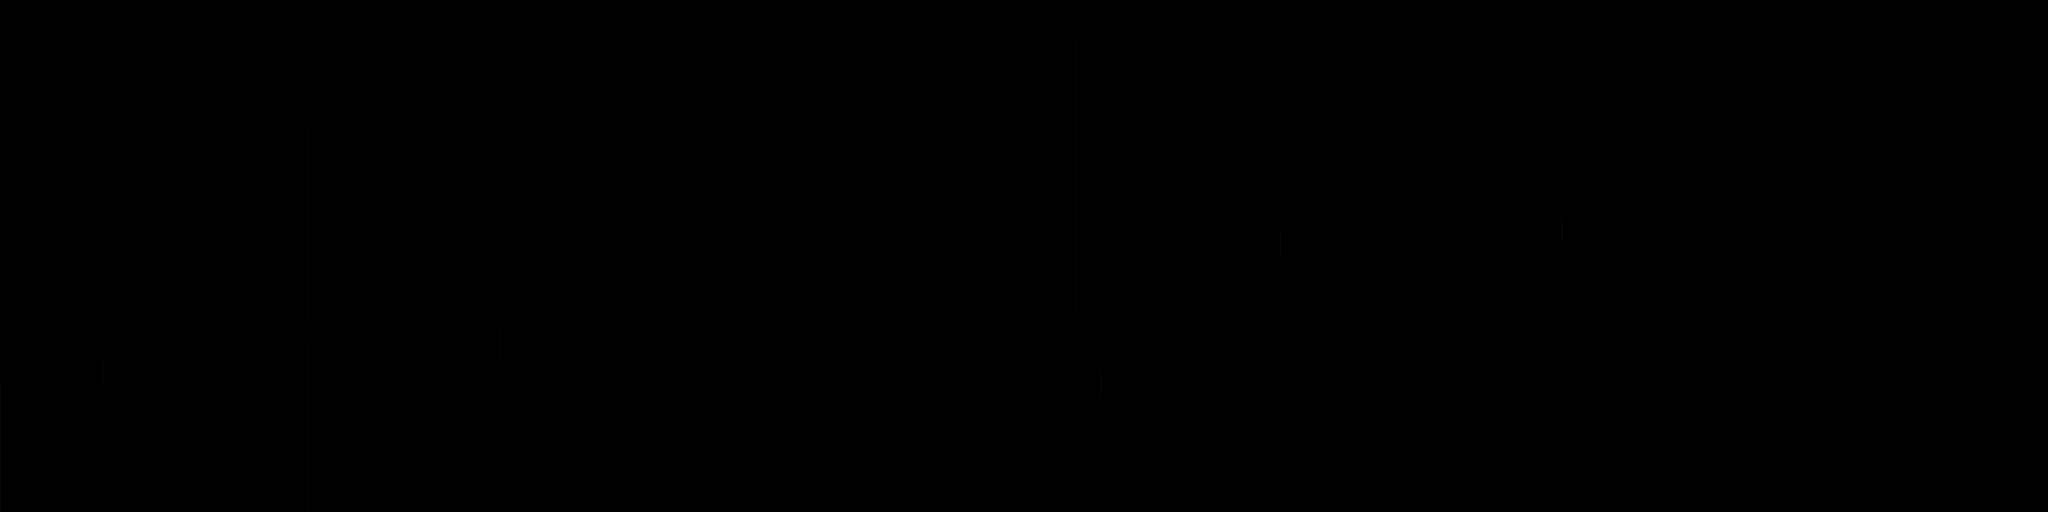

The image is a tile-based game level rendered from a .tmx file. Its description and source (layers, tilesets, objects; grid data summarised) follow:
An orthogonal 160x40 tile map with 50x50 px tiles, 2 tile layers (Walls, Spikes), 17 tilesets and 41 objects (ground, ninja, portal).

<map version="1.0" orientation="orthogonal" renderorder="right-down" width="160" height="40" tilewidth="50" tileheight="50" nextobjectid="174">
 <tileset firstgid="1" name="plataforma3" tilewidth="400" tileheight="600">
  <image source="plataforma3.png" width="1320" height="1836" />
  <tile id="0">
   <properties>
    <property name="wall" value="1" />
   </properties>
  </tile>
 </tileset>
 <tileset firstgid="10" name="plataforma3" tilewidth="200" tileheight="500">
  <image source="plataforma3.png" width="1320" height="1836" />
  <tile id="0">
   <properties>
    <property name="wall" value="1" />
   </properties>
  </tile>
 </tileset>
 <tileset firstgid="28" name="plataforma3" tilewidth="250" tileheight="250">
  <image source="plataforma3.png" width="1320" height="1836" />
  <tile id="0">
   <properties>
    <property name="wall" value="1" />
   </properties>
  </tile>
 </tileset>
 <tileset firstgid="63" name="plataforma_movel_horozontal" tilewidth="250" tileheight="100">
  <image source="plataforma3.png" width="1320" height="1836" />
  <tile id="0">
   <properties>
    <property name="direction" value="1" />
    <property name="isMoveable" value="7" />
    <property name="speed" value="1" />
    <property name="wall" value="1" />
   </properties>
  </tile>
 </tileset>
 <tileset firstgid="153" name="plataforma_movel_horizontal" tilewidth="250" tileheight="100">
  <image source="plataforma3.png" width="1320" height="1836" />
  <tile id="0">
   <properties>
    <property name="direction" value="2" />
    <property name="isMoveable" value="7" />
    <property name="speed" value="1" />
    <property name="wall" value="1" />
   </properties>
  </tile>
 </tileset>
 <tileset firstgid="243" name="plataforma_movel_vertical" tilewidth="100" tileheight="250">
  <image source="plataforma3.png" width="1320" height="1836" />
  <tile id="0">
   <properties>
    <property name="direction" value="4" />
    <property name="isMoveable" value="7" />
    <property name="speed" value="1" />
    <property name="wall" value="1" />
   </properties>
  </tile>
 </tileset>
 <tileset firstgid="334" name="plataforma3" tilewidth="100" tileheight="250">
  <image source="plataforma3.png" width="1320" height="1836" />
  <tile id="0">
   <properties>
    <property name="direction" value="3" />
    <property name="isMoveable" value="7" />
    <property name="speed" value="1" />
    <property name="wall" value="1" />
   </properties>
  </tile>
 </tileset>
 <tileset firstgid="425" name="plataformaGandeMovel" tilewidth="200" tileheight="750">
  <image source="plataforma3.png" width="1320" height="1836" />
  <tile id="0">
   <properties>
    <property name="direction" value="3" />
    <property name="isMoveable" value="7" />
    <property name="speed" value="1" />
    <property name="wall" value="1" />
   </properties>
  </tile>
  <tile id="1">
   <properties>
    <property name="direction" value="3" />
    <property name="isMoveable" value="7" />
    <property name="speed" value="1" />
    <property name="wall" value="1" />
   </properties>
  </tile>
 </tileset>
 <tileset firstgid="437" name="espinho_tile" tilewidth="50" tileheight="50">
  <image source="espinho_tile.png" width="50" height="50" />
  <tile id="0">
   <properties>
    <property name="spike" value="0" />
   </properties>
  </tile>
 </tileset>
 <tileset firstgid="438" name="espinho_tile_direito" tilewidth="50" tileheight="50">
  <image source="espinho_tile_direito.png" width="50" height="50" />
  <tile id="0">
   <properties>
    <property name="spike" value="1" />
   </properties>
  </tile>
 </tileset>
 <tileset firstgid="439" name="espinho_tile_invertido" tilewidth="50" tileheight="50">
  <image source="espinho_tile_invertido.png" width="50" height="50" />
  <tile id="0">
   <properties>
    <property name="spike" value="2" />
   </properties>
  </tile>
 </tileset>
 <tileset firstgid="440" name="espinho_tile_esquerdo" tilewidth="50" tileheight="50">
  <image source="espinho_tile_esquerdo.png" width="50" height="50" />
  <tile id="0">
   <properties>
    <property name="spike" value="3" />
   </properties>
  </tile>
 </tileset>
 <tileset firstgid="441" name="espinho_tile_movel_horizontal" tilewidth="50" tileheight="50">
  <image source="espinho_tile.png" width="50" height="50" />
  <tile id="0">
   <properties>
    <property name="direction" value="1" />
    <property name="isMoveable" value="7" />
    <property name="speed" value="1" />
    <property name="spike" value="0" />
   </properties>
  </tile>
 </tileset>
 <tileset firstgid="442" name="espinho_tile_direito_movel_horizontal" tilewidth="50" tileheight="50">
  <image source="espinho_tile_direito.png" width="50" height="50" />
  <tile id="0">
   <properties>
    <property name="direction" value="3" />
    <property name="isMoveable" value="7" />
    <property name="speed" value="1" />
    <property name="spike" value="1" />
   </properties>
  </tile>
 </tileset>
 <tileset firstgid="443" name="espinho_tile_invertido_vertical" tilewidth="50" tileheight="50">
  <image source="espinho_tile_invertido.png" width="50" height="50" />
  <terraintypes>
   <terrain name="teste" tile="-1" />
  </terraintypes>
  <tile id="0" terrain=",0,,">
   <properties>
    <property name="direction" value="3" />
    <property name="isMoveable" value="7" />
    <property name="speed" value="1" />
    <property name="spike" value="2" />
   </properties>
  </tile>
 </tileset>
 <tileset firstgid="444" name="espinhos_verticais_decendentes" tilewidth="50" tileheight="50">
  <tile id="0">
   <properties>
    <property name="direction" value="4" />
    <property name="isMoveable" value="7" />
    <property name="speed" value="1" />
    <property name="spike" value="1" />
   </properties>
   <image width="50" height="50" source="espinho_tile_direito.png" />
  </tile>
  <tile id="1">
   <properties>
    <property name="direction" value="4" />
    <property name="isMoveable" value="7" />
    <property name="speed" value="1" />
    <property name="spike" value="3" />
   </properties>
   <image width="50" height="50" source="espinho_tile_esquerdo.png" />
  </tile>
  <tile id="2">
   <properties>
    <property name="direction" value="4" />
    <property name="isMoveable" value="7" />
    <property name="speed" value="1" />
    <property name="spike" value="2" />
   </properties>
   <image width="50" height="50" source="espinho_tile_invertido.png" />
  </tile>
  <tile id="3">
   <image width="50" height="50" source="espinho_tile.png" />
  </tile>
 </tileset>
 <tileset firstgid="448" name="espinhos_verticais_ascendentes" tilewidth="50" tileheight="50">
  <tile id="0">
   <image width="50" height="50" source="espinho_tile_direito.png" />
  </tile>
  <tile id="1">
   <properties>
    <property name="direction" value="3" />
    <property name="isMoveable" value="7" />
    <property name="speed" value="1" />
    <property name="spike" value="3" />
   </properties>
   <image width="50" height="50" source="espinho_tile_esquerdo.png" />
  </tile>
  <tile id="2">
   <image width="50" height="50" source="espinho_tile_invertido.png" />
  </tile>
  <tile id="3">
   <image width="50" height="50" source="espinho_tile.png" />
  </tile>
 </tileset>
 <layer name="Walls" width="160" height="40">
  <data>[6400 cells, 34 non-empty, 7 distinct tile ids]</data>
 </layer>
 <layer name="Spikes" width="160" height="40">
  <data>[6400 cells, 257 non-empty, 4 distinct tile ids]</data>
 </layer>
 <objectgroup name="Ground">
  <object id="102" name="ground" x="26.0794" y="1758.91" />
 </objectgroup>
 <objectgroup name="Ninja">
  <object id="103" name="ninja" x="100" y="1450" />
 </objectgroup>
 <objectgroup name="Corpos">
  <object id="109" x="0" y="1500" width="200" height="500" />
  </objectgroup>
 <objectgroup name="Espinho">
  <!-- 27 objects omitted --></objectgroup>
 <objectgroup name="Portal">
  <!-- 1 objects omitted --></objectgroup>
</map>
<!-- 38 of 41 objects omitted -->
